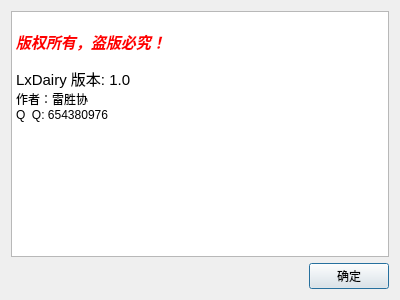
<?xml version="1.0" encoding="UTF-8"?>
<ui version="4.0">
 <class>AboutDialog</class>
 <widget class="QDialog" name="AboutDialog">
  <property name="geometry">
   <rect>
    <x>0</x>
    <y>0</y>
    <width>400</width>
    <height>300</height>
   </rect>
  </property>
  <property name="windowTitle">
   <string>Dialog</string>
  </property>
  <layout class="QVBoxLayout" name="verticalLayout">
   <item>
    <widget class="QTextBrowser" name="textBrowser">
     <property name="html">
      <string>&lt;!DOCTYPE HTML PUBLIC &quot;-//W3C//DTD HTML 4.0//EN&quot; &quot;http://www.w3.org/TR/REC-html40/strict.dtd&quot;&gt;
&lt;html&gt;&lt;head&gt;&lt;meta name=&quot;qrichtext&quot; content=&quot;1&quot; /&gt;&lt;style type=&quot;text/css&quot;&gt;
p, li { white-space: pre-wrap; }
&lt;/style&gt;&lt;/head&gt;&lt;body style=&quot; font-family:'SimSun'; font-size:9pt; font-weight:400; font-style:normal;&quot;&gt;
&lt;p style=&quot;-qt-paragraph-type:empty; margin-top:0px; margin-bottom:0px; margin-left:0px; margin-right:0px; -qt-block-indent:0; text-indent:0px;&quot;&gt;&lt;br /&gt;&lt;/p&gt;
&lt;p style=&quot; margin-top:0px; margin-bottom:0px; margin-left:0px; margin-right:0px; -qt-block-indent:0; text-indent:0px;&quot;&gt;&lt;span style=&quot; font-family:'宋体'; font-size:11pt; font-weight:600; font-style:italic; color:#ff0000;&quot;&gt;版权所有，盗版必究！&lt;/span&gt;&lt;/p&gt;
&lt;p style=&quot;-qt-paragraph-type:empty; margin-top:0px; margin-bottom:0px; margin-left:0px; margin-right:0px; -qt-block-indent:0; text-indent:0px;&quot;&gt;&lt;br /&gt;&lt;/p&gt;
&lt;p style=&quot; margin-top:0px; margin-bottom:0px; margin-left:0px; margin-right:0px; -qt-block-indent:0; text-indent:0px;&quot;&gt;&lt;span style=&quot; font-size:11pt; color:#000000;&quot;&gt;LxDairy 版本: 1.0&lt;/span&gt;&lt;/p&gt;
&lt;p style=&quot; margin-top:0px; margin-bottom:0px; margin-left:0px; margin-right:0px; -qt-block-indent:0; text-indent:0px;&quot;&gt;作者：雷胜协&lt;/p&gt;
&lt;p style=&quot; margin-top:0px; margin-bottom:0px; margin-left:0px; margin-right:0px; -qt-block-indent:0; text-indent:0px;&quot;&gt;Q  Q: 654380976&lt;/p&gt;&lt;/body&gt;&lt;/html&gt;</string>
     </property>
    </widget>
   </item>
   <item>
    <layout class="QHBoxLayout" name="horizontalLayout">
     <item>
      <spacer name="horizontalSpacer">
       <property name="orientation">
        <enum>Qt::Horizontal</enum>
       </property>
       <property name="sizeHint" stdset="0">
        <size>
         <width>40</width>
         <height>20</height>
        </size>
       </property>
      </spacer>
     </item>
     <item>
      <widget class="QPushButton" name="btnOk">
       <property name="text">
        <string>确定</string>
       </property>
      </widget>
     </item>
    </layout>
   </item>
  </layout>
 </widget>
 <resources/>
 <connections>
  <connection>
   <sender>btnOk</sender>
   <signal>clicked()</signal>
   <receiver>AboutDialog</receiver>
   <slot>accept()</slot>
   <hints>
    <hint type="sourcelabel">
     <x>336</x>
     <y>274</y>
    </hint>
    <hint type="destinationlabel">
     <x>231</x>
     <y>276</y>
    </hint>
   </hints>
  </connection>
 </connections>
</ui>
